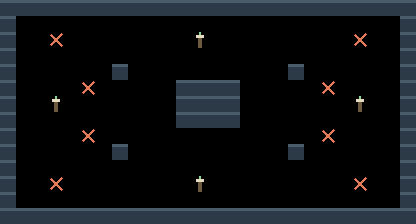

Tiled map render using the project's own tile images. Description and the whole map definition, tile-layer contents included, below:
An orthogonal 26x14 tile map with 16x16 px tiles, 2 tile layers (terreno, marcadores).

<map version="1.10" tiledversion="1.11.0" orientation="orthogonal" renderorder="right-down" width="26" height="14" tilewidth="16" tileheight="16" infinite="0" nextlayerid="3" nextobjectid="1">
 <properties>
  <property name="tipo" value="arc_combate" />
  <property name="nombre" value="rotonda" />
 </properties>
 <tileset firstgid="1" source="muelle.tsx" />
 <layer id="1" name="terreno" width="26" height="14">
  <data encoding="csv">
1,1,1,1,1,1,1,1,1,1,1,1,1,1,1,1,1,1,1,1,1,1,1,1,1,1,
1,0,0,0,0,0,0,0,0,0,0,0,0,0,0,0,0,0,0,0,0,0,0,0,0,1,
1,0,0,0,0,0,0,0,0,0,0,0,9,0,0,0,0,0,0,0,0,0,0,0,0,1,
1,0,0,0,0,0,0,0,0,0,0,0,0,0,0,0,0,0,0,0,0,0,0,0,0,1,
1,0,0,0,0,0,0,1,0,0,0,0,0,0,0,0,0,0,1,0,0,0,0,0,0,1,
1,0,0,0,0,0,0,0,0,0,0,1,1,1,1,0,0,0,0,0,0,0,0,0,0,1,
1,0,0,9,0,0,0,0,0,0,0,1,1,1,1,0,0,0,0,0,0,0,9,0,0,1,
1,0,0,0,0,0,0,0,0,0,0,1,1,1,1,0,0,0,0,0,0,0,0,0,0,1,
1,0,0,0,0,0,0,0,0,0,0,0,0,0,0,0,0,0,0,0,0,0,0,0,0,1,
1,0,0,0,0,0,0,1,0,0,0,0,0,0,0,0,0,0,1,0,0,0,0,0,0,1,
1,0,0,0,0,0,0,0,0,0,0,0,0,0,0,0,0,0,0,0,0,0,0,0,0,1,
1,0,0,0,0,0,0,0,0,0,0,0,9,0,0,0,0,0,0,0,0,0,0,0,0,1,
1,0,0,0,0,0,0,0,0,0,0,0,0,0,0,0,0,0,0,0,0,0,0,0,0,1,
1,1,1,1,1,1,1,1,1,1,1,1,1,1,1,1,1,1,1,1,1,1,1,1,1,1
</data>
 </layer>
 <layer id="2" name="marcadores" width="26" height="14">
  <data encoding="csv">
0,0,0,0,0,0,0,0,0,0,0,0,0,0,0,0,0,0,0,0,0,0,0,0,0,0,
0,0,0,0,0,0,0,0,0,0,0,0,0,0,0,0,0,0,0,0,0,0,0,0,0,0,
0,0,0,3,0,0,0,0,0,0,0,0,0,0,0,0,0,0,0,0,0,0,3,0,0,0,
0,0,0,0,0,0,0,0,0,0,0,0,0,0,0,0,0,0,0,0,0,0,0,0,0,0,
0,0,0,0,0,0,0,0,0,0,0,0,0,0,0,0,0,0,0,0,0,0,0,0,0,0,
0,0,0,0,0,3,0,0,0,0,0,0,0,0,0,0,0,0,0,0,3,0,0,0,0,0,
0,0,0,0,0,0,0,0,0,0,0,0,0,0,0,0,0,0,0,0,0,0,0,0,0,0,
0,0,0,0,0,0,0,0,0,0,0,0,0,0,0,0,0,0,0,0,0,0,0,0,0,0,
0,0,0,0,0,3,0,0,0,0,0,0,0,0,0,0,0,0,0,0,3,0,0,0,0,0,
0,0,0,0,0,0,0,0,0,0,0,0,0,0,0,0,0,0,0,0,0,0,0,0,0,0,
0,0,0,0,0,0,0,0,0,0,0,0,0,0,0,0,0,0,0,0,0,0,0,0,0,0,
0,0,0,3,0,0,0,0,0,0,0,0,0,0,0,0,0,0,0,0,0,0,3,0,0,0,
0,0,0,0,0,0,0,0,0,0,0,0,0,0,0,0,0,0,0,0,0,0,0,0,0,0,
0,0,0,0,0,0,0,0,0,0,0,0,0,0,0,0,0,0,0,0,0,0,0,0,0,0
</data>
 </layer>
</map>
